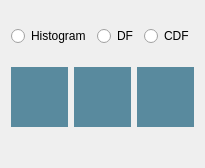
      <widget class="QWidget" name="rgb_hist">
       <attribute name="title">
        <string>RGB Hist</string>
       </attribute>
       <layout class="QVBoxLayout" name="verticalLayout_20">
        <item>
         <layout class="QVBoxLayout" name="verticalLayout_19" stretch="1,1,1,4,2">
          <item>
           <spacer name="verticalSpacer_3">
            <property name="orientation">
             <enum>Qt::Vertical</enum>
            </property>
            <property name="sizeHint" stdset="0">
             <size>
              <width>20</width>
              <height>40</height>
             </size>
            </property>
           </spacer>
          </item>
          <item>
           <layout class="QHBoxLayout" name="horizontalLayout_17" stretch="3,3,3">
            <item>
             <widget class="QRadioButton" name="histogram_radiobutton">
              <property name="text">
               <string>Histogram</string>
              </property>
              <attribute name="buttonGroup">
               <string notr="true">buttonGroup_2</string>
              </attribute>
             </widget>
            </item>
            <item>
             <widget class="QRadioButton" name="DF_radiobutton">
              <property name="text">
               <string>DF</string>
              </property>
              <attribute name="buttonGroup">
               <string notr="true">buttonGroup_2</string>
              </attribute>
             </widget>
            </item>
            <item>
             <widget class="QRadioButton" name="CDF_radiobutton">
              <property name="text">
               <string>CDF</string>
              </property>
              <attribute name="buttonGroup">
               <string notr="true">buttonGroup_2</string>
              </attribute>
             </widget>
            </item>
           </layout>
          </item>
          <item>
           <spacer name="verticalSpacer_2">
            <property name="orientation">
             <enum>Qt::Vertical</enum>
            </property>
            <property name="sizeHint" stdset="0">
             <size>
              <width>20</width>
              <height>40</height>
             </size>
            </property>
           </spacer>
          </item>
          <item>
           <layout class="QHBoxLayout" name="horizontalLayout_16">
            <item>
             <widget class="QWidget" name="R_hist" native="true">
              <property name="styleSheet">
               <string notr="true">background-color: rgb(89, 138, 158);</string>
              </property>
             </widget>
            </item>
            <item>
             <widget class="QWidget" name="G_hist" native="true">
              <property name="styleSheet">
               <string notr="true">background-color: rgb(89, 138, 158);</string>
              </property>
             </widget>
            </item>
            <item>
             <widget class="QWidget" name="B_hist" native="true">
              <property name="styleSheet">
               <string notr="true">background-color: rgb(89, 138, 158);</string>
              </property>
             </widget>
            </item>
           </layout>
          </item>
          <item>
           <spacer name="verticalSpacer">
            <property name="orientation">
             <enum>Qt::Vertical</enum>
            </property>
            <property name="sizeHint" stdset="0">
             <size>
              <width>20</width>
              <height>40</height>
             </size>
            </property>
           </spacer>
          </item>
         </layout>
        </item>
       </layout>
      </widget>
